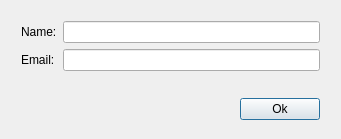
<?xml version="1.0" encoding="UTF-8"?>
<ui version="4.0">
 <class>AddDialog</class>
 <widget class="QDialog" name="AddDialog">
  <property name="geometry">
   <rect>
    <x>0</x>
    <y>0</y>
    <width>341</width>
    <height>139</height>
   </rect>
  </property>
  <property name="windowTitle">
   <string>Add Address</string>
  </property>
  <widget class="QWidget" name="">
   <property name="geometry">
    <rect>
     <x>10</x>
     <y>10</y>
     <width>321</width>
     <height>121</height>
    </rect>
   </property>
   <layout class="QGridLayout" name="gridLayout_2">
    <item row="0" column="0">
     <layout class="QVBoxLayout" name="verticalLayout">
      <item>
       <layout class="QGridLayout" name="gridLayout">
        <item row="0" column="0">
         <widget class="QLabel" name="nameText">
          <property name="text">
           <string>Name:</string>
          </property>
         </widget>
        </item>
        <item row="0" column="1">
         <widget class="QLineEdit" name="nameEdit"/>
        </item>
        <item row="1" column="0">
         <widget class="QLabel" name="emailText">
          <property name="text">
           <string>Email:</string>
          </property>
         </widget>
        </item>
        <item row="1" column="1">
         <widget class="QLineEdit" name="emailEdit"/>
        </item>
       </layout>
      </item>
      <item>
       <spacer name="verticalSpacer">
        <property name="orientation">
         <enum>Qt::Vertical</enum>
        </property>
        <property name="sizeHint" stdset="0">
         <size>
          <width>20</width>
          <height>18</height>
         </size>
        </property>
       </spacer>
      </item>
     </layout>
    </item>
    <item row="1" column="0">
     <layout class="QHBoxLayout" name="horizontalLayout">
      <item>
       <spacer name="horizontalSpacer">
        <property name="orientation">
         <enum>Qt::Horizontal</enum>
        </property>
        <property name="sizeHint" stdset="0">
         <size>
          <width>235</width>
          <height>17</height>
         </size>
        </property>
       </spacer>
      </item>
      <item>
       <widget class="QPushButton" name="okButton">
        <property name="text">
         <string>Ok</string>
        </property>
       </widget>
      </item>
     </layout>
    </item>
   </layout>
  </widget>
 </widget>
 <layoutdefault spacing="6" margin="11"/>
 <resources/>
 <connections>
  <connection>
   <sender>okButton</sender>
   <signal>clicked()</signal>
   <receiver>AddDialog</receiver>
   <slot>accept()</slot>
   <hints>
    <hint type="sourcelabel">
     <x>282</x>
     <y>114</y>
    </hint>
    <hint type="destinationlabel">
     <x>232</x>
     <y>103</y>
    </hint>
   </hints>
  </connection>
 </connections>
</ui>
